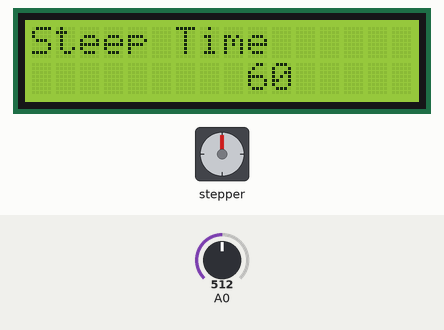
Recording of a sketch running on a simulated Arduino Uno, built with avr-gcc and run on an emulated ATmega328P. Parts: 16×2 character LCD, stepper motor. The test bench sets the inputs (shaded band); at power-on: A0 = 512. Stepper angles assume 2048 steps per turn.

Above: at 1.2 s.
1.3 s: A0 set to 461
2.8 s: A0 set to 437
At 3.5 s:
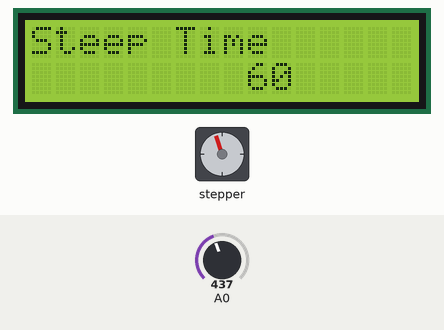
5.8 s: A0 set to 633
At 6.8 s:
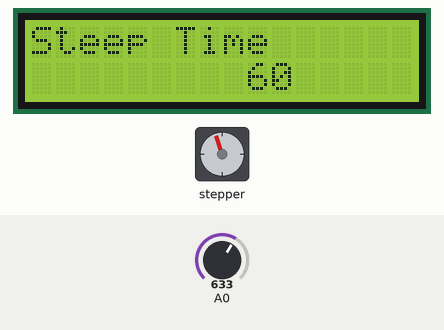
8.8 s: A0 set to 668
At 18.65 s:
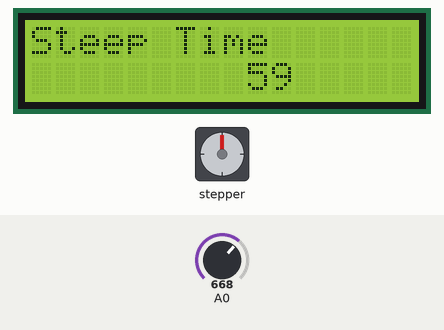
Timing chart, 0 to 18.8 s (numbered marks = the images above; inputs shaded):
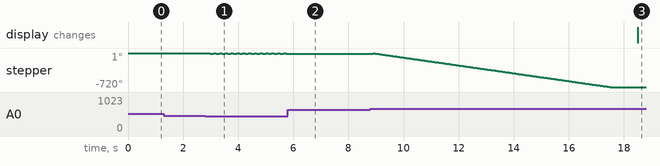

The sketch:

TeaSteep_sketch.ino
```cpp
//Sample using LiquidCrystal library
#include <LiquidCrystal.h>
#include <AccelStepper.h>


// select the pins used on the LCD panel
LiquidCrystal lcd(8, 9, 4, 5, 6, 7);

// define some values used by the panel and buttons
int lcd_key     = 0;
int adc_key_in  = 0;
#define btnRIGHT  0
#define btnUP     1
#define btnDOWN   2
#define btnLEFT   3
#define btnSELECT 4
#define btnNONE   5

    // Motor pin definitions:
#define motorPin1  42     // IN1 on the ULN2003 driver
#define motorPin2  44      // IN2 on the ULN2003 driver
#define motorPin3  46     // IN3 on the ULN2003 driver
#define motorPin4  48     // IN4 on the ULN2003 driver
// Define the AccelStepper interface type; 4 wire motor in half step mode:
#define MotorInterfaceType 4

// Initialize with pin sequence IN1-IN3-IN2-IN4 for using the AccelStepper library with 28BYJ-48 stepper motor:
AccelStepper stepper = AccelStepper(MotorInterfaceType, motorPin1, motorPin3, motorPin2, motorPin4);

int t = 60;
int i = 0;
bool steep_status = false;
// read the buttons
int read_LCD_buttons()
{
 adc_key_in = analogRead(0);      // read the value from the sensor
 // my buttons when read are centered at these valies: 0, 144, 329, 504, 741
 // we add approx 50 to those values and check to see if we are close
 if (adc_key_in > 1000) return btnNONE; // We make this the 1st option for speed reasons since it will be the most likely result
 // For V1.1 us this threshold
 if (adc_key_in < 50)   return btnRIGHT;
 if (adc_key_in < 250)  return btnUP;
 if (adc_key_in < 450)  return btnDOWN;
 if (adc_key_in < 650)  return btnLEFT;
 if (adc_key_in < 850)  return btnSELECT;

 return btnNONE;  // when all others fail, return this...
}

void steep_func()
{
   stepper.setCurrentPosition(0);
   // Run the motor forward at 500 steps/second until the motor reaches 4096 steps (1 revolution):
   while (stepper.currentPosition() != -4096)
   {
     stepper.setSpeed(-500);
     stepper.runSpeed();
   }
   for(i = t; i>=0; i--)
   {
    lcd.setCursor(9,1);

    lcd.print(i);
    lcd.print(" ");
    delay(1000);
   }
   stepper.setCurrentPosition(0);
   // Run the motor forward at 500 steps/second until the motor reaches 4096 steps (1 revolution):
   while (stepper.currentPosition() != 4096)
   {
     stepper.setSpeed(500);
     stepper.runSpeed();
   }
   lcd.setCursor(0,0);
   lcd.print("Complete  ");
   delay(2000);

}


void setup()
{
 lcd.begin(16, 2);              // start the library
 lcd.setCursor(0,0);
 lcd.print("Steep Time"); // print a simple message
 stepper.setMaxSpeed(1000);

}

void loop()
{
 lcd.setCursor(9,1);            // move cursor to second line "1" and 9 spaces over
 if(t < 60)
 {
  t=60;
 }
 lcd.print(t);      // display seconds elapsed since power-up
 lcd.print(" ");

 lcd_key = read_LCD_buttons();  // read the buttons

 switch (lcd_key)               // depending on which button was pushed, we perform an action
 {
   case btnRIGHT:
     {
     delay(100);
     t += 30;
     break;
     }
   case btnLEFT:
     {
     delay(100);
     t -= 30;

     break;
     }
   case btnUP:
     {

     stepper.setCurrentPosition(0);
     // Run the motor backwards at 1000 steps/second until the motor reaches -4096 steps (1 revolution):
     while (stepper.currentPosition() != 100) {
      stepper.setSpeed(500);
      stepper.runSpeed();
      }
     break;
     }
   case btnDOWN:
     {
     stepper.setCurrentPosition(0);
      // Run the motor forward at 500 steps/second until the motor reaches 4096 steps (1 revolution):
      while (stepper.currentPosition() != -100) {
        stepper.setSpeed(-500);
        stepper.runSpeed();
      }
     break;
     }
   case btnSELECT:
     {
     steep_func();
     break;
     }

 }

}
```

Measured:
- the behaviour switches between 450 and 449 on A0 (found by bisection; images 0 and 1)
- the behaviour switches between 649 and 650 on A0 (found by bisection; images 2 and 3)
- after the input at 1.3 s, every drawn part: stays the same
- after the input at 2.8 s, stepper: 0° → -4° after 0.12 s, then repeats every 0.21 s: -7° 0.04 s, -10° 0.04 s, -13° 0.04 s, -16° 0.03 s, -1° 0.04 s, -4° 0.04 s
- after the input at 5.8 s, stepper: goes on until 5.8 s, then stays -18°
- after the input at 8.8 s, stepper: turns 14° clockwise in 0.00 s, then 716° counter-clockwise in 8.6 s; the display: changes after 9.7 s (image 3)
